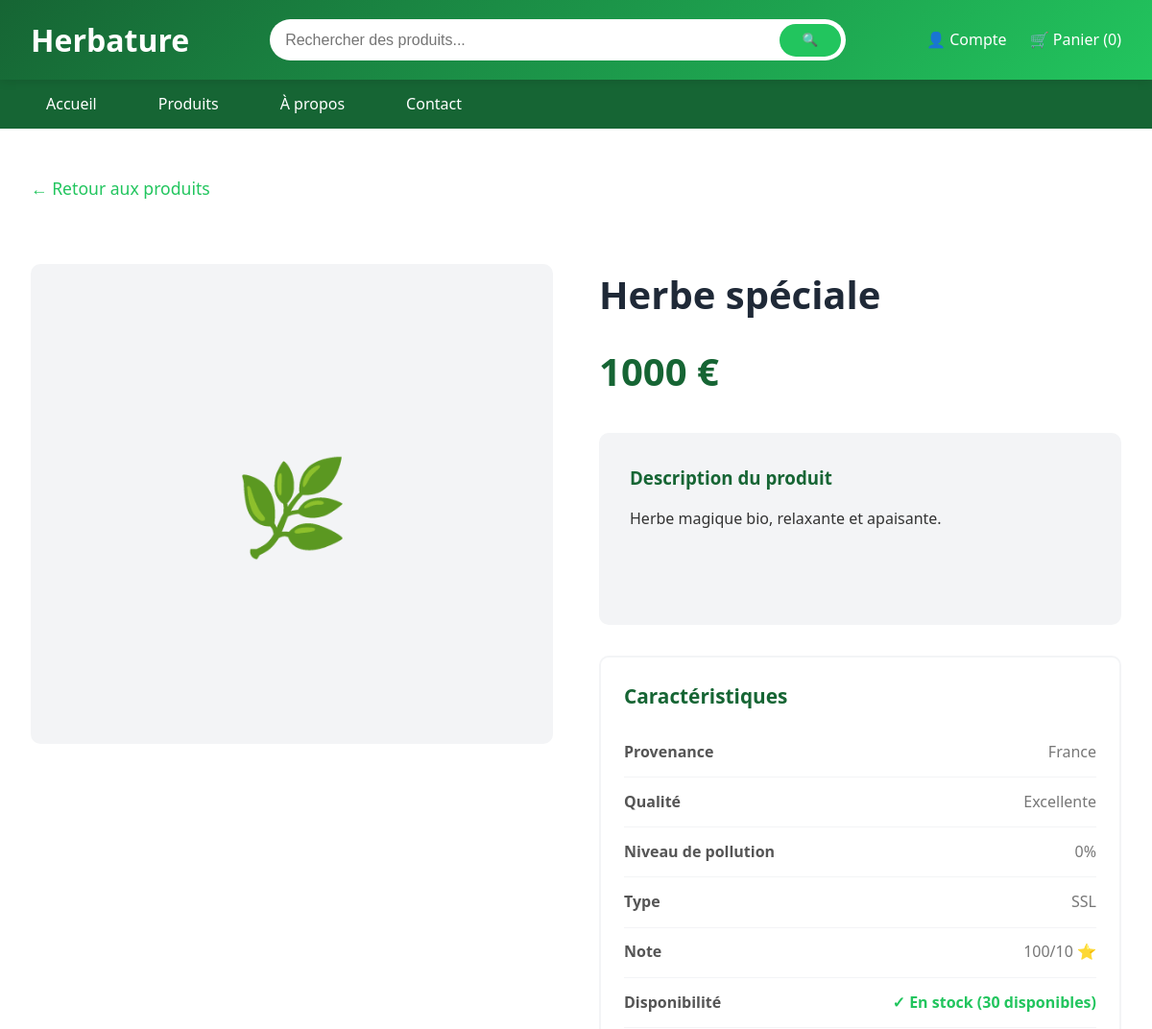
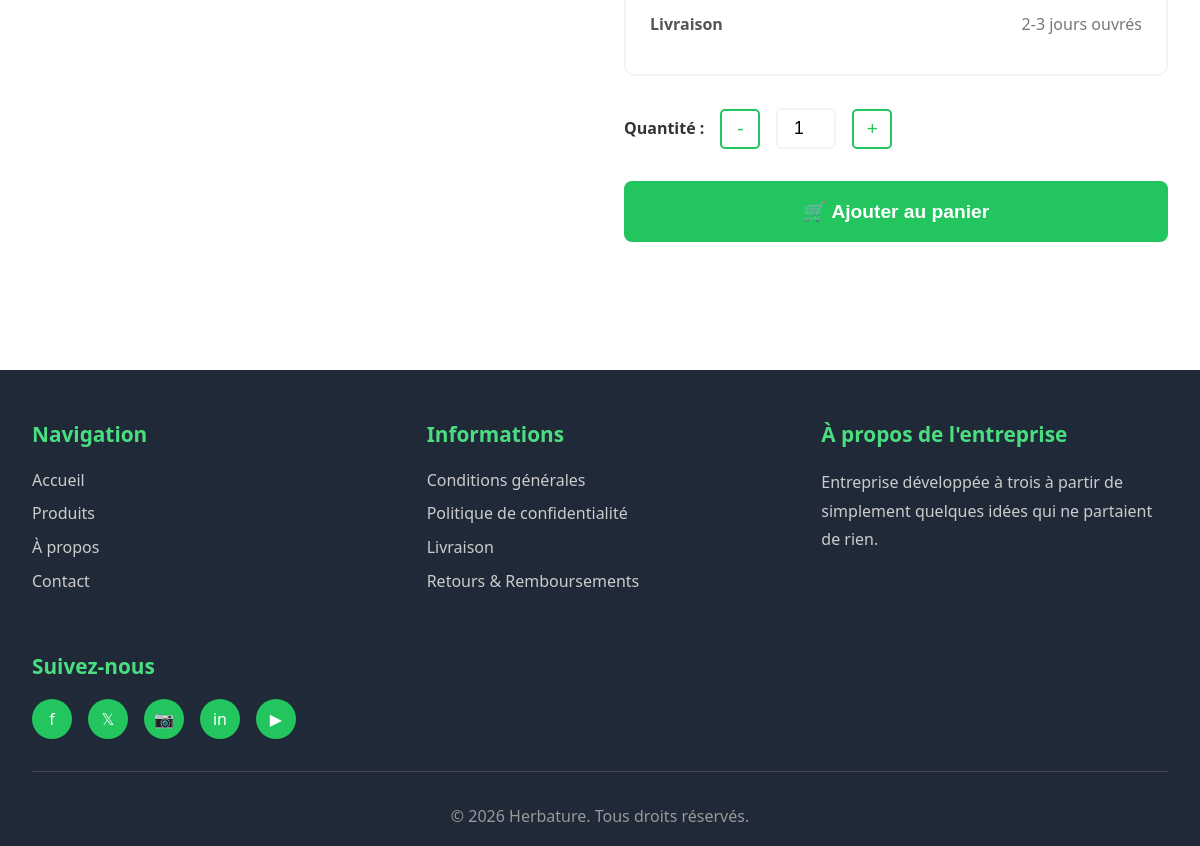
/produit/12, run on the app's committed database (2 pictures, top to bottom).
### tables this page shows
CREATE TABLE produit (
    id_P INTEGER PRIMARY KEY AUTOINCREMENT,
    Nom VARCHAR(150) NOT NULL,
    Description TEXT,
    Prix DECIMAL(10, 2) NOT NULL,
    Promo DECIMAL(5, 2) DEFAULT 0,
    Stock INTEGER DEFAULT 0,
    Provenance TEXT,
    Qualiter TEXT,
    Nv_Polution INTEGER,
    Production TEXT,
    Type TEXT,
    Note DECIMAL(3, 2),
    Note_Client TEXT,
    P_HT DECIMAL(10, 2),
    id_F INTEGER,
    FOREIGN KEY (id_F) REFERENCES fournisseurs(id_F)
);

### app.py (the view)
@app.route('/produit/<int:id>')
def detail_produit(id):
    conn = get_db_connection()
    produit = conn.execute('SELECT * FROM produit WHERE id_P = ?', (id,)).fetchone()
    conn.close()
    if not produit:
        flash('Produit introuvable', 'error')
        return redirect(url_for('produits'))
    return render_template('detail_produit.html', produit=produit)

### app.py (called while the page is built)
def get_db_connection():
    conn = sqlite3.connect(DB_PATH)
    conn.row_factory = sqlite3.Row
    return conn

### templates/detail_produit.html (shortened to what this page needs)
{% extends "base.html" %}
{% block content %}
<div class="container">
    <a href="{{ url_for('produits') }}" class="back-link">← Retour aux produits</a>
    <div class="product-detail-container">
        <div>
            <div class="product-detail-image">🌿</div>
        </div>
        <div class="product-detail-info">
            <h1>{{ produit['Nom'] }}</h1>
            <div class="product-detail-price">{{ produit['Prix'] }} €</div>
            <div class="product-description-box">
                <h3>Description du produit</h3>
                <p>{{ produit['Description'] }}</p>
            </div>
            <div class="product-specs">
                <h3>Caractéristiques</h3>
                <div class="spec-row">
                    <span class="spec-label">Provenance</span>
                    <span class="spec-value">{{ produit['Provenance'] }}</span>
                </div>
                <div class="spec-row">
                    <span class="spec-label">Qualité</span>
                    <span class="spec-value">{{ produit['Qualiter'] }}</span>
                </div>
                <div class="spec-row">
                    <span class="spec-label">Niveau de pollution</span>
                    <span class="spec-value">{{ produit['Nv_Polution'] }}%</span>
                </div>
                <div class="spec-row">
                    <span class="spec-label">Type</span>
                    <span class="spec-value">{{ produit['Type'] }}</span>
                </div>
                <div class="spec-row">
                    <span class="spec-label">Note</span>
                    <span class="spec-value">{{ produit['Note'] }}/10 ⭐</span>
                </div>
                <div class="spec-row">
                    <span class="spec-label">Disponibilité</span>
                    {% if produit['Stock'] > 0 %}
                        <span class="spec-value" style="color: var(--vert-moyen); font-weight: bold;">✓ En stock ({{ produit['Stock'] }} disponibles)</span>
                    {% else %}
                        <span class="spec-value" style="color: red; font-weight: bold;">✗ Rupture de stock</span>
                    {% endif %}
                </div>
                <div class="spec-row">
                    <span class="spec-label">Livraison</span>
                    <span class="spec-value">2-3 jours ouvrés</span>
                </div>
            </div>
            {% if produit['Stock'] > 0 %}
            <form method="POST" action="{{ url_for('ajouter_panier', id_produit=produit['id_P']) }}">
                <div class="quantity-section">
                    <span style="font-weight: 600;">Quantité :</span>
                    <button type="button" onclick="decreaseQty()">-</button>
                    <input type="number" id="quantity" name="quantite" value="1" min="1" max="{{ produit['Stock'] }}">
                    <button type="button" onclick="increaseQty()">+</button>
                </div>
                <button type="submit" class="btn-buy">🛒 Ajouter au panier</button>
            </form>
            {% else %}
            <div class="alert alert-error">
                <p>Ce produit est actuellement en rupture de stock. Il sera bientôt disponible.</p>
            </div>
            {% endif %}
        </div>
    </div>
</div>
{% endblock %}

### static/css/style.css (style rules this page uses)
* { margin: 0; padding: 0; box-sizing: border-box; }
:root { --vert-clair: #4ade80; --vert-fonce: #166534; --vert-moyen: #22c55e; --gris-clair: #f3f4f6; --gris-fonce: #1f2937; }
body { font-family: 'Segoe UI', Tahoma, Geneva, Verdana, sans-serif; line-height: 1.6; color: #333; }
.container { max-width: 1400px; margin: 0 auto; padding: 3rem 2rem; }
.product-detail-container { display: grid; grid-template-columns: 1fr 1fr; gap: 3rem; margin-top: 2rem; }
.product-detail-image { width: 100%; height: 500px; background: var(--gris-clair); border-radius: 10px; display: flex; align-items: center; justify-content: center; font-size: 6rem; }
.product-detail-info h1 { font-size: 2.5rem; color: var(--gris-fonce); margin-bottom: 1rem; }
.product-detail-price { font-size: 2.5rem; color: var(--vert-fonce); font-weight: bold; margin-bottom: 2rem; }
.product-description-box { background: var(--gris-clair); padding: 2rem; border-radius: 10px; margin-bottom: 2rem; min-height: 200px; }
.product-description-box h3 { color: var(--vert-fonce); margin-bottom: 1rem; }
.product-specs { background: white; border: 2px solid var(--gris-clair); padding: 1.5rem; border-radius: 10px; margin-bottom: 2rem; }
.product-specs h3 { color: var(--vert-fonce); margin-bottom: 1rem; font-size: 1.3rem; }
.spec-row { display: flex; justify-content: space-between; padding: 0.8rem 0; border-bottom: 1px solid var(--gris-clair); }
.spec-row:last-child { border-bottom: none; }
.spec-label { font-weight: 600; color: #555; }
.spec-value { color: #777; }
.quantity-section { display: flex; align-items: center; gap: 1rem; margin-bottom: 2rem; }
.quantity-section button { width: 40px; height: 40px; border: 2px solid var(--vert-moyen); background: white; color: var(--vert-moyen); font-size: 1.2rem; border-radius: 5px; cursor: pointer; transition: all 0.3s; }
.quantity-section input { width: 60px; text-align: center; padding: 0.5rem; border: 2px solid var(--gris-clair); border-radius: 5px; font-size: 1.1rem; }
.btn-buy { width: 100%; background: var(--vert-moyen); color: white; border: none; padding: 1.2rem; border-radius: 8px; font-size: 1.2rem; font-weight: bold; cursor: pointer; transition: all 0.3s; margin-bottom: 1rem; }
.back-link { color: var(--vert-moyen); text-decoration: none; font-size: 1.1rem; display: inline-block; margin-bottom: 2rem; cursor: pointer; }
h1, h2 { color: var(--vert-fonce); }

### data on the page
produit: Nom "Herbe spéciale", Prix "1000", Description "Herbe magique bio, relaxante et apaisante.", Provenance "France", Qualiter "Excellente", Nv_Polution "0", Type "SSL", Note "100", Stock "30"
